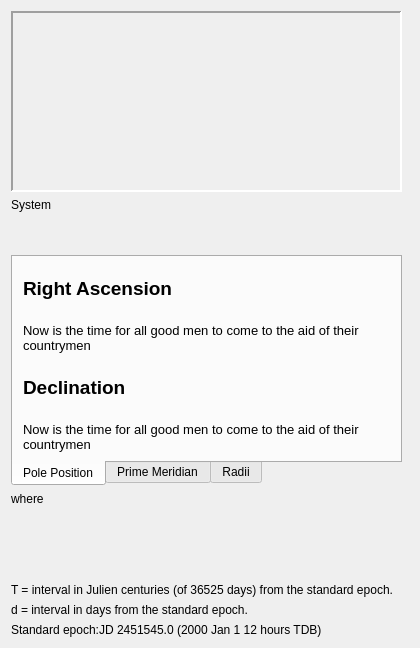
<?xml version="1.0" encoding="UTF-8"?>
<ui version="4.0">
 <class>TargetInfoWidget</class>
 <widget class="QFrame" name="TargetInfoWidget">
  <property name="geometry">
   <rect>
    <x>0</x>
    <y>0</y>
    <width>420</width>
    <height>648</height>
   </rect>
  </property>
  <property name="sizePolicy">
   <sizepolicy hsizetype="Fixed" vsizetype="Fixed">
    <horstretch>0</horstretch>
    <verstretch>0</verstretch>
   </sizepolicy>
  </property>
  <property name="minimumSize">
   <size>
    <width>420</width>
    <height>0</height>
   </size>
  </property>
  <property name="maximumSize">
   <size>
    <width>420</width>
    <height>16777215</height>
   </size>
  </property>
  <property name="windowTitle">
   <string>DockWidget</string>
  </property>
  <layout class="QVBoxLayout" name="verticalLayout">
   <item>
    <widget class="QLabel" name="targetImage">
     <property name="sizePolicy">
      <sizepolicy hsizetype="Fixed" vsizetype="Fixed">
       <horstretch>0</horstretch>
       <verstretch>0</verstretch>
      </sizepolicy>
     </property>
     <property name="minimumSize">
      <size>
       <width>391</width>
       <height>181</height>
      </size>
     </property>
     <property name="maximumSize">
      <size>
       <width>391</width>
       <height>181</height>
      </size>
     </property>
     <property name="frameShape">
      <enum>QFrame::Panel</enum>
     </property>
     <property name="frameShadow">
      <enum>QFrame::Sunken</enum>
     </property>
     <property name="lineWidth">
      <number>2</number>
     </property>
     <property name="text">
      <string/>
     </property>
     <property name="scaledContents">
      <bool>false</bool>
     </property>
    </widget>
   </item>
   <item>
    <widget class="QLabel" name="bodySystemlabel">
     <property name="text">
      <string>System</string>
     </property>
    </widget>
   </item>
   <item>
    <spacer name="verticalSpacer">
     <property name="orientation">
      <enum>Qt::Vertical</enum>
     </property>
     <property name="sizeType">
      <enum>QSizePolicy::Preferred</enum>
     </property>
     <property name="sizeHint" stdset="0">
      <size>
       <width>20</width>
       <height>37</height>
      </size>
     </property>
    </spacer>
   </item>
   <item>
    <widget class="QTabWidget" name="tabWidget">
     <property name="sizePolicy">
      <sizepolicy hsizetype="Fixed" vsizetype="Fixed">
       <horstretch>0</horstretch>
       <verstretch>0</verstretch>
      </sizepolicy>
     </property>
     <property name="minimumSize">
      <size>
       <width>391</width>
       <height>231</height>
      </size>
     </property>
     <property name="maximumSize">
      <size>
       <width>391</width>
       <height>231</height>
      </size>
     </property>
     <property name="tabPosition">
      <enum>QTabWidget::South</enum>
     </property>
     <property name="currentIndex">
      <number>0</number>
     </property>
     <widget class="QWidget" name="tab">
      <attribute name="title">
       <string>Pole Position</string>
      </attribute>
      <widget class="QWidget" name="layoutWidget">
       <property name="geometry">
        <rect>
         <x>10</x>
         <y>10</y>
         <width>351</width>
         <height>191</height>
        </rect>
       </property>
       <layout class="QGridLayout" name="gridLayout">
        <item row="1" column="0" colspan="3">
         <widget class="QLabel" name="poleRightAscensionLabel">
          <property name="font">
           <font>
            <pointsize>10</pointsize>
           </font>
          </property>
          <property name="text">
           <string>Now is the time for all good men to come to the aid of their countrymen</string>
          </property>
          <property name="wordWrap">
           <bool>true</bool>
          </property>
         </widget>
        </item>
        <item row="0" column="0" colspan="2">
         <widget class="QLabel" name="label">
          <property name="font">
           <font>
            <pointsize>14</pointsize>
            <weight>75</weight>
            <bold>true</bold>
           </font>
          </property>
          <property name="text">
           <string>Right Ascension</string>
          </property>
         </widget>
        </item>
        <item row="0" column="2">
         <spacer name="horizontalSpacer">
          <property name="orientation">
           <enum>Qt::Horizontal</enum>
          </property>
          <property name="sizeHint" stdset="0">
           <size>
            <width>40</width>
            <height>20</height>
           </size>
          </property>
         </spacer>
        </item>
        <item row="2" column="2">
         <spacer name="horizontalSpacer_4">
          <property name="orientation">
           <enum>Qt::Horizontal</enum>
          </property>
          <property name="sizeHint" stdset="0">
           <size>
            <width>40</width>
            <height>20</height>
           </size>
          </property>
         </spacer>
        </item>
        <item row="3" column="0" colspan="3">
         <widget class="QLabel" name="poleDeclinationLabel">
          <property name="font">
           <font>
            <pointsize>10</pointsize>
           </font>
          </property>
          <property name="text">
           <string>Now is the time for all good men to come to the aid of their countrymen</string>
          </property>
          <property name="wordWrap">
           <bool>true</bool>
          </property>
         </widget>
        </item>
        <item row="2" column="0" colspan="2">
         <widget class="QLabel" name="label_2">
          <property name="font">
           <font>
            <pointsize>14</pointsize>
            <weight>75</weight>
            <bold>true</bold>
           </font>
          </property>
          <property name="text">
           <string>Declination</string>
          </property>
         </widget>
        </item>
       </layout>
      </widget>
     </widget>
     <widget class="QWidget" name="tab_2">
      <attribute name="title">
       <string>Prime Meridian</string>
      </attribute>
      <widget class="QWidget" name="layoutWidget_2">
       <property name="geometry">
        <rect>
         <x>10</x>
         <y>10</y>
         <width>351</width>
         <height>181</height>
        </rect>
       </property>
       <layout class="QGridLayout" name="gridLayout_2">
        <item row="1" column="0" colspan="3">
         <widget class="QLabel" name="polePMOffsetLabel">
          <property name="font">
           <font>
            <pointsize>10</pointsize>
           </font>
          </property>
          <property name="text">
           <string>Now is the time for all good men to come to the aid of their countrymen</string>
          </property>
          <property name="wordWrap">
           <bool>true</bool>
          </property>
         </widget>
        </item>
        <item row="0" column="0" colspan="2">
         <widget class="QLabel" name="label_6">
          <property name="font">
           <font>
            <pointsize>14</pointsize>
            <weight>75</weight>
            <bold>true</bold>
           </font>
          </property>
          <property name="text">
           <string>Prime Meridian (W)</string>
          </property>
         </widget>
        </item>
        <item row="0" column="2">
         <spacer name="horizontalSpacer_6">
          <property name="orientation">
           <enum>Qt::Horizontal</enum>
          </property>
          <property name="sizeHint" stdset="0">
           <size>
            <width>40</width>
            <height>20</height>
           </size>
          </property>
         </spacer>
        </item>
       </layout>
      </widget>
     </widget>
     <widget class="QWidget" name="tab_3">
      <attribute name="title">
       <string>Radii</string>
      </attribute>
      <widget class="QWidget" name="layoutWidget_3">
       <property name="geometry">
        <rect>
         <x>20</x>
         <y>20</y>
         <width>351</width>
         <height>161</height>
        </rect>
       </property>
       <layout class="QGridLayout" name="gridLayout_3">
        <item row="0" column="2">
         <spacer name="horizontalSpacer_11">
          <property name="orientation">
           <enum>Qt::Horizontal</enum>
          </property>
          <property name="sizeHint" stdset="0">
           <size>
            <width>40</width>
            <height>20</height>
           </size>
          </property>
         </spacer>
        </item>
        <item row="2" column="2">
         <widget class="QLabel" name="bRadiiLabel">
          <property name="font">
           <font>
            <pointsize>16</pointsize>
           </font>
          </property>
          <property name="text">
           <string>TextLabel</string>
          </property>
          <property name="alignment">
           <set>Qt::AlignCenter</set>
          </property>
         </widget>
        </item>
        <item row="4" column="2">
         <widget class="QLabel" name="meanRadiiLabel">
          <property name="font">
           <font>
            <pointsize>16</pointsize>
           </font>
          </property>
          <property name="text">
           <string>TextLabel</string>
          </property>
          <property name="alignment">
           <set>Qt::AlignCenter</set>
          </property>
         </widget>
        </item>
        <item row="3" column="2">
         <widget class="QLabel" name="cRadiiLabel">
          <property name="font">
           <font>
            <pointsize>16</pointsize>
           </font>
          </property>
          <property name="text">
           <string>TextLabel</string>
          </property>
          <property name="alignment">
           <set>Qt::AlignCenter</set>
          </property>
         </widget>
        </item>
        <item row="4" column="0">
         <widget class="QLabel" name="meanLabel">
          <property name="font">
           <font>
            <pointsize>16</pointsize>
            <weight>75</weight>
            <bold>true</bold>
           </font>
          </property>
          <property name="text">
           <string>mean</string>
          </property>
          <property name="alignment">
           <set>Qt::AlignCenter</set>
          </property>
         </widget>
        </item>
        <item row="1" column="2">
         <widget class="QLabel" name="aRadiiLabel">
          <property name="font">
           <font>
            <pointsize>16</pointsize>
           </font>
          </property>
          <property name="text">
           <string>TextLabel</string>
          </property>
          <property name="alignment">
           <set>Qt::AlignCenter</set>
          </property>
         </widget>
        </item>
        <item row="2" column="3">
         <widget class="QLabel" name="bRadiiUnitsLabel">
          <property name="font">
           <font>
            <pointsize>16</pointsize>
           </font>
          </property>
          <property name="text">
           <string>km</string>
          </property>
          <property name="alignment">
           <set>Qt::AlignCenter</set>
          </property>
         </widget>
        </item>
        <item row="4" column="3">
         <widget class="QLabel" name="meanRadiiUnitsLabel">
          <property name="font">
           <font>
            <pointsize>16</pointsize>
           </font>
          </property>
          <property name="text">
           <string>km</string>
          </property>
          <property name="alignment">
           <set>Qt::AlignCenter</set>
          </property>
         </widget>
        </item>
        <item row="3" column="3">
         <widget class="QLabel" name="cRadiiUnitsLabel">
          <property name="font">
           <font>
            <pointsize>16</pointsize>
           </font>
          </property>
          <property name="text">
           <string>km</string>
          </property>
          <property name="alignment">
           <set>Qt::AlignCenter</set>
          </property>
         </widget>
        </item>
        <item row="1" column="0">
         <widget class="QLabel" name="aLabel">
          <property name="font">
           <font>
            <pointsize>16</pointsize>
            <weight>75</weight>
            <bold>true</bold>
           </font>
          </property>
          <property name="text">
           <string>a</string>
          </property>
          <property name="alignment">
           <set>Qt::AlignCenter</set>
          </property>
         </widget>
        </item>
        <item row="3" column="0">
         <widget class="QLabel" name="cLabel">
          <property name="font">
           <font>
            <pointsize>16</pointsize>
            <weight>75</weight>
            <bold>true</bold>
           </font>
          </property>
          <property name="text">
           <string>c</string>
          </property>
          <property name="alignment">
           <set>Qt::AlignCenter</set>
          </property>
         </widget>
        </item>
        <item row="1" column="3">
         <widget class="QLabel" name="aRadiiUnitsLabel">
          <property name="font">
           <font>
            <pointsize>16</pointsize>
           </font>
          </property>
          <property name="text">
           <string>km</string>
          </property>
          <property name="alignment">
           <set>Qt::AlignCenter</set>
          </property>
         </widget>
        </item>
        <item row="2" column="0">
         <widget class="QLabel" name="bLabel">
          <property name="font">
           <font>
            <pointsize>16</pointsize>
            <weight>75</weight>
            <bold>true</bold>
           </font>
          </property>
          <property name="text">
           <string>b</string>
          </property>
          <property name="alignment">
           <set>Qt::AlignCenter</set>
          </property>
         </widget>
        </item>
        <item row="0" column="0" colspan="2">
         <widget class="QLabel" name="label_9">
          <property name="font">
           <font>
            <pointsize>16</pointsize>
            <weight>75</weight>
            <bold>true</bold>
           </font>
          </property>
          <property name="text">
           <string>Radii</string>
          </property>
         </widget>
        </item>
       </layout>
      </widget>
     </widget>
    </widget>
   </item>
   <item>
    <widget class="QLabel" name="label_10">
     <property name="text">
      <string>where</string>
     </property>
    </widget>
   </item>
   <item>
    <spacer name="verticalSpacer_2">
     <property name="orientation">
      <enum>Qt::Vertical</enum>
     </property>
     <property name="sizeHint" stdset="0">
      <size>
       <width>20</width>
       <height>37</height>
      </size>
     </property>
    </spacer>
   </item>
   <item>
    <widget class="QLabel" name="label_7">
     <property name="text">
      <string>T = interval in Julien centuries (of 36525 days) from the standard epoch.</string>
     </property>
     <property name="wordWrap">
      <bool>true</bool>
     </property>
    </widget>
   </item>
   <item>
    <widget class="QLabel" name="label_11">
     <property name="text">
      <string>d = interval in days from the standard epoch.</string>
     </property>
    </widget>
   </item>
   <item>
    <widget class="QLabel" name="label_12">
     <property name="text">
      <string>Standard epoch:JD 2451545.0 (2000 Jan 1 12 hours TDB)</string>
     </property>
    </widget>
   </item>
  </layout>
 </widget>
 <resources/>
 <connections/>
</ui>
